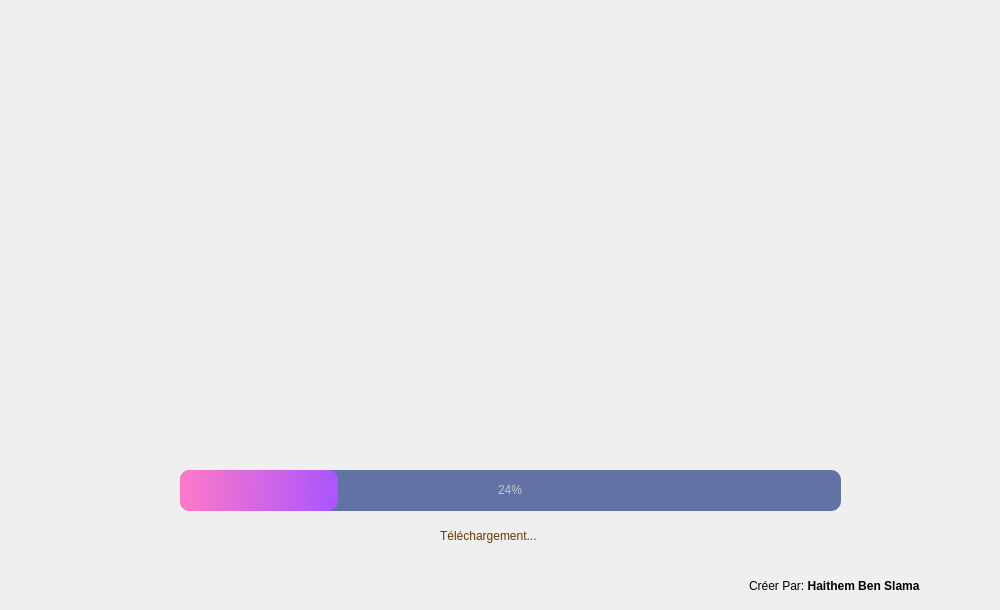
<?xml version="1.0" encoding="UTF-8"?>
<ui version="4.0">
 <class>Splash</class>
 <widget class="QMainWindow" name="Splash">
  <property name="geometry">
   <rect>
    <x>0</x>
    <y>0</y>
    <width>1000</width>
    <height>610</height>
   </rect>
  </property>
  <property name="windowTitle">
   <string>MainWindow</string>
  </property>
  <widget class="QWidget" name="centralwidget">
   <widget class="QLabel" name="label_3">
    <property name="geometry">
     <rect>
      <x>749</x>
      <y>576</y>
      <width>241</width>
      <height>20</height>
     </rect>
    </property>
    <property name="styleSheet">
     <string notr="true">font: 75 10pt &quot;MS Sans Serif&quot;;</string>
    </property>
    <property name="text">
     <string>Créer Par: &lt;strong&gt;Haithem Ben Slama&lt;/strong&gt;</string>
    </property>
   </widget>
   <widget class="QProgressBar" name="progressBar">
    <property name="geometry">
     <rect>
      <x>180</x>
      <y>470</y>
      <width>661</width>
      <height>41</height>
     </rect>
    </property>
    <property name="styleSheet">
     <string notr="true">QProgressBar {
	
	background-color: rgb(98, 114, 164);
	color: rgb(200, 200, 200);
	border-style: none;
	border-radius: 10px;
	text-align: center;
}
QProgressBar::chunk{
	border-radius: 10px;
	background-color: qlineargradient(spread:pad, x1:0, y1:0.511364, x2:1, y2:0.523, stop:0 rgba(254, 121, 199, 255), stop:1 rgba(170, 85, 255, 255));
}</string>
    </property>
    <property name="value">
     <number>24</number>
    </property>
   </widget>
   <widget class="QLabel" name="label_2">
    <property name="geometry">
     <rect>
      <x>440</x>
      <y>520</y>
      <width>181</width>
      <height>31</height>
     </rect>
    </property>
    <property name="styleSheet">
     <string notr="true">font: 75 14pt &quot;Oswald&quot;;
color: rgb(102, 57, 0);</string>
    </property>
    <property name="text">
     <string>Téléchargement...</string>
    </property>
   </widget>
   <widget class="QLabel" name="label">
    <property name="geometry">
     <rect>
      <x>0</x>
      <y>0</y>
      <width>1071</width>
      <height>611</height>
     </rect>
    </property>
    <property name="styleSheet">
     <string notr="true"/>
    </property>
    <property name="text">
     <string/>
    </property>
    <property name="pixmap">
     <pixmap>Icon/342769851.jpg</pixmap>
    </property>
   </widget>
   <zorder>label</zorder>
   <zorder>progressBar</zorder>
   <zorder>label_2</zorder>
   <zorder>label_3</zorder>
  </widget>
 </widget>
 <resources/>
 <connections/>
</ui>
